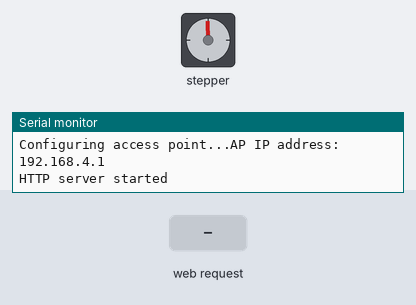
The sketch below on a simulated ESP8266 (NodeMCU). On the bench: stepper motor, the last lines printed to the serial monitor. Wiring (inferred from the names in the program): stepper motor driver (200 steps per turn assumed): step GPIO 12; direction GPIO 13. Inputs (shaded band) come from the test bench.

Above: at 2.2 s.
2.3 s: HTTP request GET /left received
At 4.5 s:
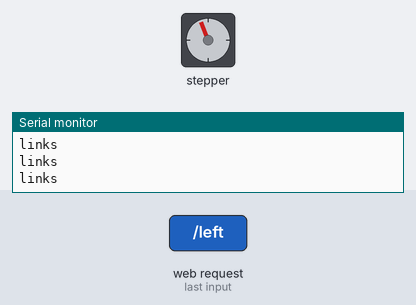
5.3 s: HTTP request GET /stop received
6.8 s: HTTP request GET /left?LINKS=1 received
At 8.2 s:
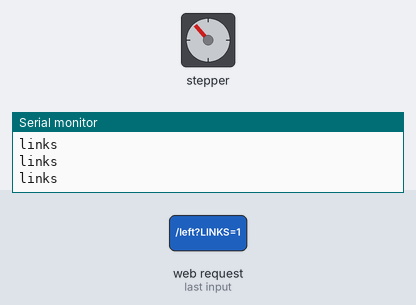
9.8 s: HTTP request GET /stop?LINKS=1 received
At 9.8 s:
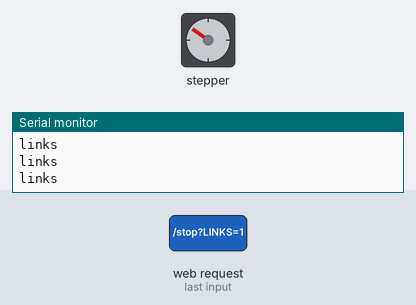
11.3 s: HTTP request GET /left?LINKS=0 received
At 12.7 s:
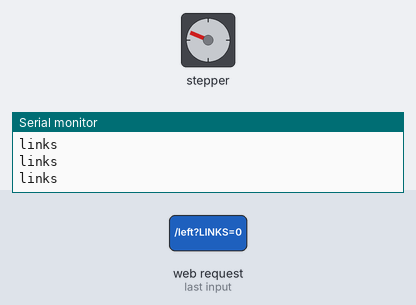
Timing chart, 0 to 26.9 s (numbered marks = the images above; inputs shaded):
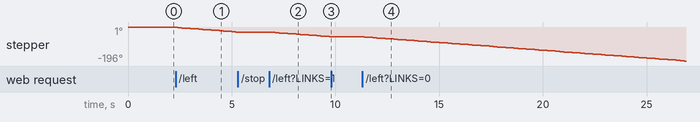

The sketch:

firmware_esp32.ino
```cpp
// (licence header left out)
/* Create a WiFi access point and provide a web server on it. */

#include <ESP8266WiFi.h>
#include <WiFiClient.h>
#include <ESP8266WebServer.h>

/*HTML Code für die Homepage der Steuerung
 * Es handelt sich dabei um ein einfaches Formular mit einem
 * Eingabefeld für die Geschwindigkeit und drei Knöpfen
 * Rechts, Links und Stop
 */
const char INDEX_HTML[] =
"<!DOCTYPE HTML>"
"<html>"
"<head>"
"<meta name = \"viewport\" content = \"width = device-width, initial-scale = 1.0, maximum-scale = 1.0, user-scalable=0\">"
"<title>Antennenrotor</title>"
"<style>"
"body { background-color: #d2f3eb; font-family: Arial, Helvetica, Sans-Serif; Color: #000000; }"
"input { font-size:16pt; }"
"</style>"
"</head>"
"<body>"
"<h1>Antennenrotor</h1>"
"<FORM action=\"/data\" method=\"post\">"
"<P>"
"<INPUT type=\"submit\" name=\"LINKS\" value=\"Links\">&nbsp;"
"<INPUT type=\"submit\" name=\"STOP\" value=\"Stop\">&nbsp;"
"<INPUT type=\"submit\" name=\"RECHTS\" value=\"Rechts\"><br><br>"
"Geschwindigkeit (1 - 10):<br>"
"<INPUT type=\"text\" value=\"%i\" name=\"SPEED\">"
"</P>"
"</FORM>"
"</body>"
"</html>";

//Globale Variablen
const char *ssid = "Antenne"; //Name des WLAN
const char *password = "womo12345"; //Passwort für das WLAN

const int stp = 12; //Pin Nummer für den Step Anschluss des Motor Treibers
const int dir = 13; //Pin Nummer für den Richtungs Anschluss des Motor Treibers
int richtung = 0; //aktuelle Richtung
int dly = 100; //Verzögerung für Motor Schritte
int spd = 1; //aktuelle Geschwindigkeit

ESP8266WebServer server(80); //Web-Server starten auf Port 80

//Diese Funktion wird aufgerufen wenn der Request an den Web-Server = "/" ist
void handleRoot() {
  char html[1000];//Buffer für Request
  //Sende die Homepage an den Browser wobei die Geschwindigkeitseingabe
  //mit derv aktuellen Geschwindigkeit vorbesetzt wird
  sprintf(html, INDEX_HTML,spd);
  server.send(200, "text/html", html );
}

//Diese Funktion wird aufgerufen wenn der Request "/left" ist
void handleLeft() {
  richtung = 1;//Richtung auf links und mit Homepage antworten
  handleRoot();
}

//Diese Funktion wird aufgerufen wenn der Request "/right" ist
void handleRight() {
  richtung = 2; //Richtung auf rechts und mit Homepage antworten
  handleRoot();
}

//Diese Funktion wird aufgerufen wenn der Request "/stop" ist
void handleStop() {
  richtung =0; //Richtung auf stop und mit Homepage antworten
  handleRoot();

}

//Diese Funktion wird aufgerufen wenn der Request "/data?..." ist
void handleData() {

  String sspd;
  //Abhängig von den Argumenten des Requests werden Richtung und
  //Geschwindigkeit gesetzt. Geschwindigkeit zwischen 1 und 10
  if (server.hasArg("LINKS")) richtung = 1;
  if (server.hasArg("RECHTS")) richtung = 2;
  if (server.hasArg("STOP")) richtung = 0;
  if (server.hasArg("SPEED")) {
    sspd = server.arg("SPEED");
    spd = sspd.toInt();
    if (spd < 1) spd = 1;
    if (spd > 10) spd = 10;
    dly = (11-spd)*10; //Schrittabstand 100 bei Geschwindigkeit 1
                       //und 10 bei Geschwindigkeit 10
  }
  handleRoot(); //Mit Homepage antworten
}

void setup() {
  //Pins vorbereiten
  pinMode(stp, OUTPUT);
  pinMode(dir, OUTPUT);
  digitalWrite(stp,HIGH);
  digitalWrite(dir,HIGH);
  delay(1000);
  Serial.begin(115200);
  Serial.println();
  Serial.print("Configuring access point...");

  WiFi.softAP(ssid, password);

  IPAddress myIP = WiFi.softAPIP();
  Serial.print("AP IP address: ");
  Serial.println(myIP);
  //ip ist immer 192.168.4.1
  //Definition der Antwortfunktionen
  server.on("/", handleRoot);
  server.on("/left", handleLeft);
  server.on("/right", handleRight);
  server.on("/stop", handleStop);
  server.on("/data", handleData);
  //Web Server starten
  server.begin();
  Serial.println("HTTP server started");
}

//Hauptschleife
void loop() {
  //Auf Request prüfen
  server.handleClient();
  //je nach Richtung den Richtungs Pin setzen
  //und einen Schritt am Step Pin ausgeben
  //Schrittlänge in ms ist durch dly bestimmt
  if (richtung == 1) {
    Serial.println("links");
    digitalWrite(dir,LOW);
    digitalWrite(stp,LOW);
    delay(dly);
    digitalWrite(stp,HIGH);
    delay(dly);
  }
  if (richtung == 2) {
    Serial.println("rechts");
    digitalWrite(dir,HIGH);
    digitalWrite(stp,LOW);
    delay(dly);
    digitalWrite(stp,HIGH);
    delay(dly);
  }
}
```

Measured:
- after the input at 2.3 s, stepper: keeps turning counter-clockwise at about 10°/s, starting after 0.10 s
- after the input at 5.3 s, stepper: stops changing and stays -28°
- after the input at 6.8 s, stepper: keeps turning counter-clockwise at about 10°/s, starting after 0.10 s
- after the input at 9.8 s, stepper: stops changing and stays -55°
- after the input at 11.3 s, stepper: keeps turning counter-clockwise at about 9°/s, starting after 0.10 s
